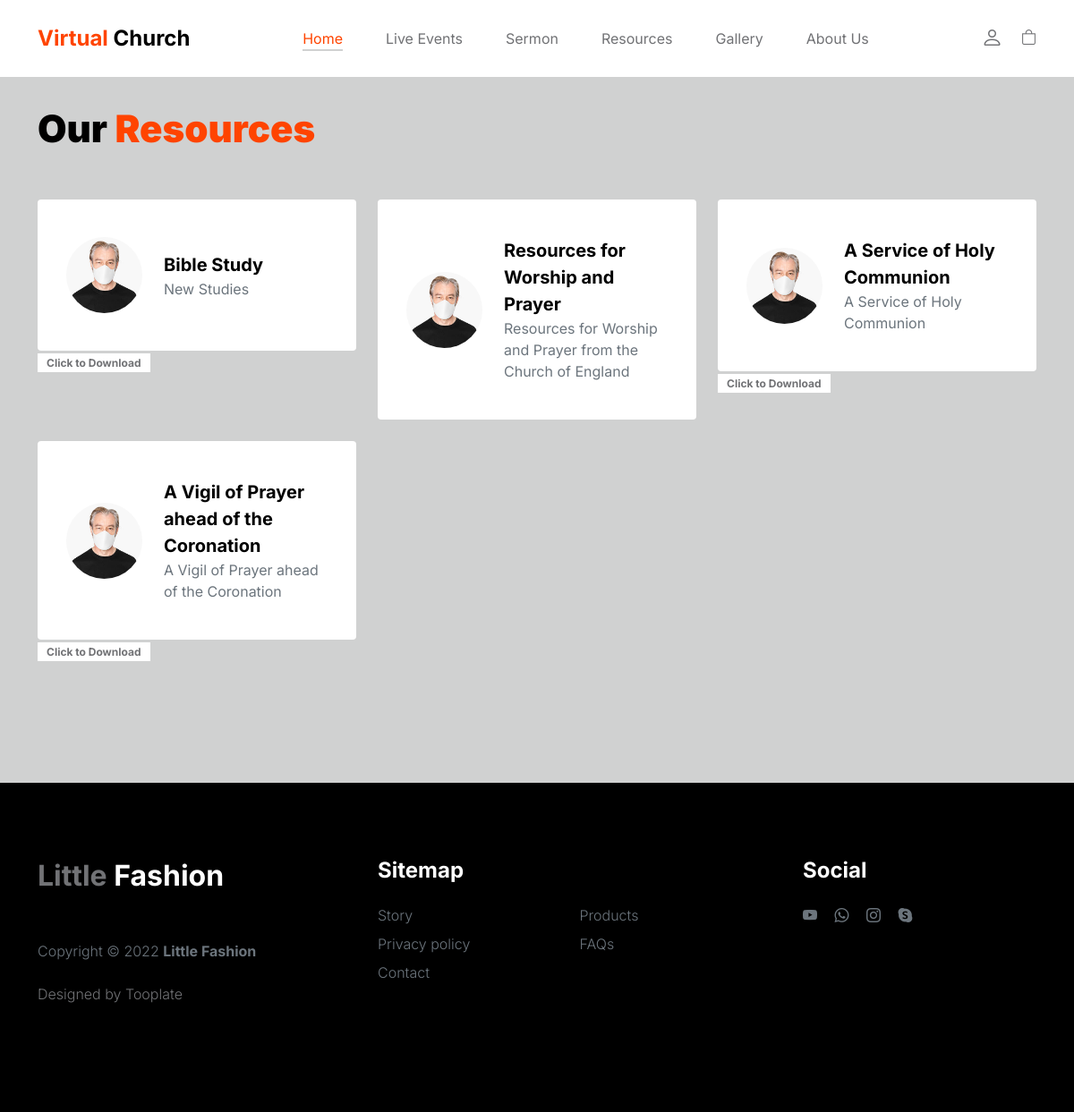
The app's page /resources/, older data.
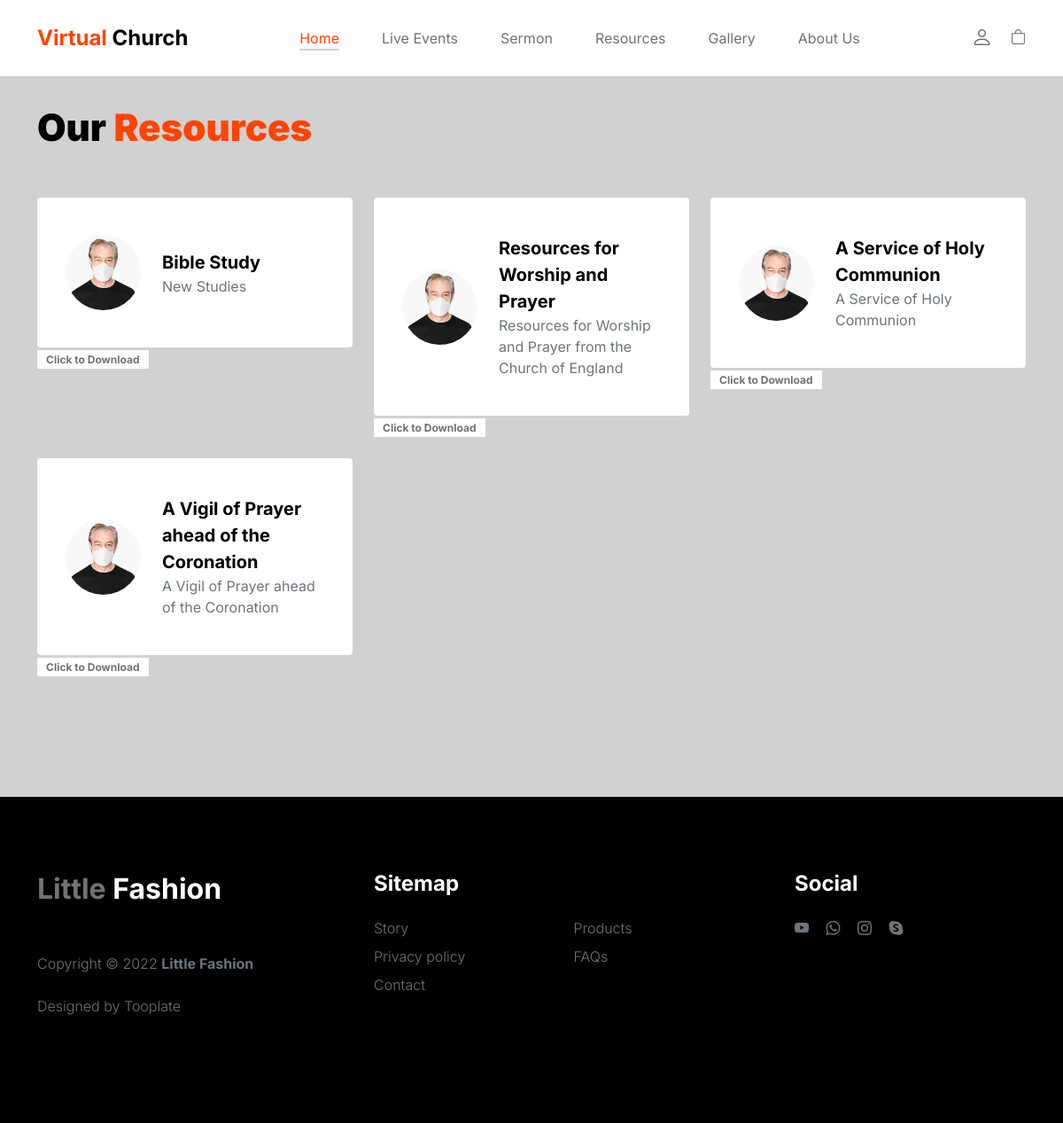
The same page, newer data.
### home/models.py (models this page shows, shortened)
class Resource(models.Model):
    RESOURCE_TYPES = (
        ('bible_study', 'Bible Study'),
        ('event', 'Event'),
        ('forum', 'Forum Discussion'),
    )
    title = models.CharField(max_length=255)
    description = models.TextField()
    resource_type = models.CharField(max_length=15, choices=RESOURCE_TYPES)
    files = models.FileField(upload_to='learning_files', blank=True)
    uploaded_at = models.DateTimeField(auto_now_add=True)

### home/views.py (the view)
# urls.py: path('resources/', views.resources, name='resources'),
def resources(request):
    resources = Resource.objects.all()
    return render(request, 'resources.html', {'resources': resources})

### home/templates/resources.html (shortened to what this page needs)
{% extends "base.html" %}
{% load static %}
{% block content %}
<section class="team section-padding">
  <div class="container">
      <div class="row">
          <div class="col-12">
              <h2 class="mb-5">Our <span>Resources</span></h2>
          </div>
          {% if resources %}
          {% for resource in resources %}
          <div class="col-lg-4 mb-4 col-12">
              <div class="team-thumb d-flex align-items-center">
                  <img src="{% static 'images/people/senior-man-wearing-white-face-mask-covid-19-campaign-with-design-space.jpeg' %}" class="img-fluid custom-circle-image team-image me-4" alt="">
                  <div class="team-info">
                      <h6 class="mb-0">{{ resource.title }}</h6>
                      <a class="text-muted">{{ resource.description }} </a>
                  </div>
              </div>
              {% if resource.files %}
              <a href="{{ resource.files.url }}" download style="color: rgb(56, 136, 80); font-weight: bold; "><span class="product-alert me-auto" >Click to Download</span></a>
                {% endif %}
          </div>
          {% endfor %}
          {% else %}
          <p>No resources available.</p>
      {% endif %}
      </div>
  </div>
</section>
{% endblock content %}

Row changes from the older to the newer data that the page shows:
changed Resource "Resources for Worship and Prayer": now shows "Click to Download"
